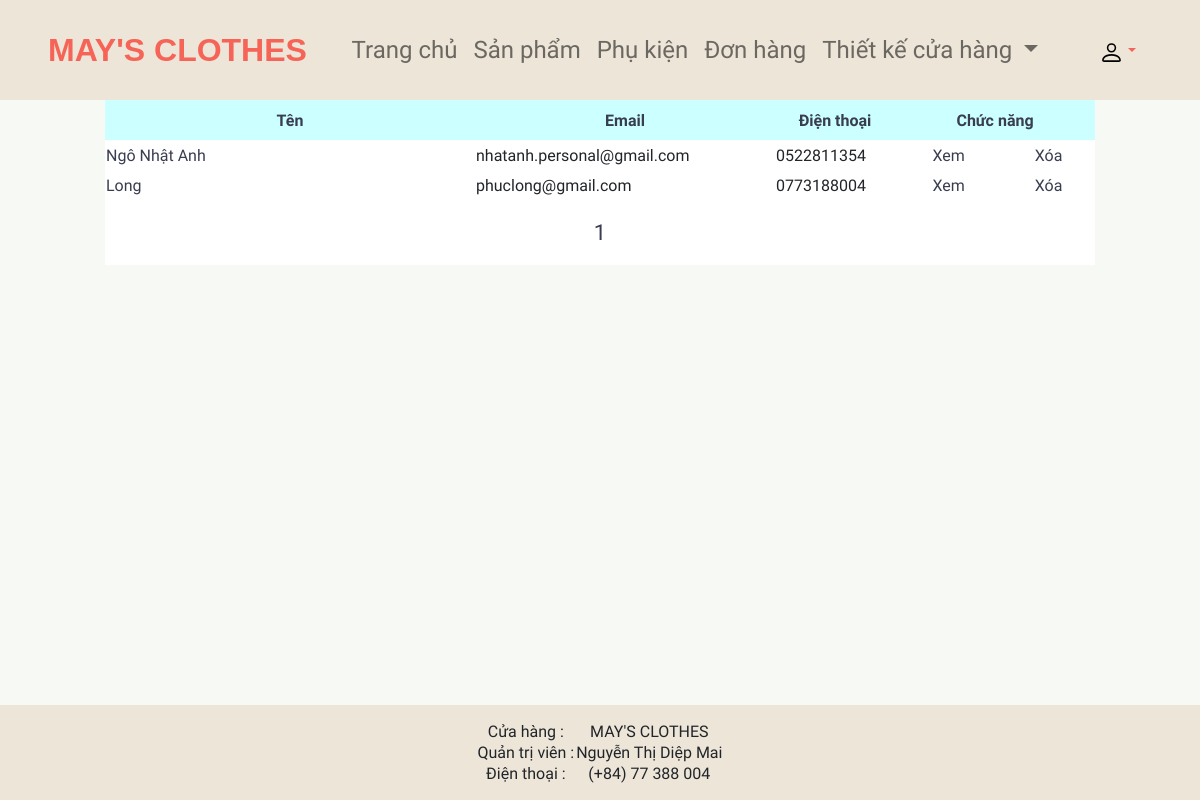
Screenshot of /quan_tri/index.php?thamso=hoa_don (signed in) with the database file from the repository.
### tables this page shows
CREATE TABLE `hoa_don` (
  `id` int(11) NOT NULL,
  `ten_nguoi_mua` varchar(256) NOT NULL,
  `email` varchar(256) NOT NULL,
  `dia_chi` mediumtext NOT NULL,
  `dien_thoai` varchar(256) NOT NULL,
  `noi_dung` mediumtext NOT NULL,
  `hang_duoc_mua` mediumtext NOT NULL
);

### quan_tri/chuc_nang/hoa_don/quan_ly_hoa_don.php (the view, shortened to what this page needs)
<?php
    $so_dong_tren_mot_trang=20;
    $tv_1=mysqli_query($tv,"select count(*) from hoa_don");
    $tv_2=mysqli_fetch_array($tv_1);
    $so_trang=ceil($tv_2[0]/$so_dong_tren_mot_trang);
    $vtbd=($_GET['trang']-1)*$so_dong_tren_mot_trang;
    $tv_1=mysqli_query($tv,"select * from hoa_don order by id desc limit $vtbd,$so_dong_tren_mot_trang");
?>
<table width="990px" class="tb_a1" >
    <tr style="background:#CCFFFF;height:40px;text-align:center;" >
        <th width="370px" ><b>Tên</b></th>
        <th width="300px" ><b>Email</b></th>
        <th width="120px" ><b>Điện thoại</b></th>
        <th align="center" width="100px" colspan="2"><b>Chức năng</b></th>
    </tr>
    <?php
        while($tv_2=mysqli_fetch_array($tv_1))
        {
            $id=$tv_2['id'];
            $ten=$tv_2['ten_nguoi_mua'];
            $email=$tv_2['email'];
            $dien_thoai=$tv_2['dien_thoai'];
            $link_xem="?thamso=xem_hoa_don&id=".$id."&trang=".$_GET['trang'];
            $link_xoa="?xoa_hoa_don=co&id=".$id;
            ?>
                <tr class="a_1" >
                    <td>
                        <a href="<?php echo $link_xem; ?>" class="lk_a1" ><?php echo $ten; ?></a>
                    </td>
                    <td>
                        <?php echo $email; ?>
                    </td>
                    <td>
                        <?php echo $dien_thoai; ?>
                    </td>
                    <td align="center" >
                        <a href="<?php echo $link_xem; ?>" class="lk_a1" >Xem</a>
                    </td>
                    <td align="center" >
                        <a href="<?php echo $link_xoa; ?>" class="lk_a1" >Xóa</a>
                    </td>
                </tr>
            <?php
        }
    ?>
    <tr>
        <td colspan="5" align="center" >
            <br>
            <?php
                for($i=1;$i<=$so_trang;$i++)
                {
                    $link_phan_trang="?thamso=hoa_don&trang=".$i;
                    echo "<a href='$link_phan_trang' class='phan_trang' >";
                        echo $i;
                    echo "</a> ";
                }
            ?>
            <br><br>
        </td>
    </tr>
</table>

### quan_tri/giao_dien/giao_dien.css (style rules this page uses)
body { background-color: var(--color-body); }
table.tb_a1 { background-color: white; }
table.tb_a1 tr.a_1 { height:30px; }
a.lk_a1 { text-decoration:none;color: var(--color-base); }
a.phan_trang { text-decoration:none;color: var(--color-base);font-size:22px; }

### quan_tri/ket_noi_quan_tri.php (style rules this page uses)
body { background-color: var(--color-body); }
body { background-color: var(--color-heading); font-family: "Dosis", sans-serif; font-weight: 500px; min-height: 100vh; display: flex; flex-direction: column; }
a, b { color: var(--color-base); }

### rows the page displays
hoa_don: ten_nguoi_mua "Ngô Nhật Anh", email "nhatanh.personal@gmail.com", dien_thoai "0522811354"
hoa_don: ten_nguoi_mua "Long", email "phuclong@gmail.com", dien_thoai "0773188004"
